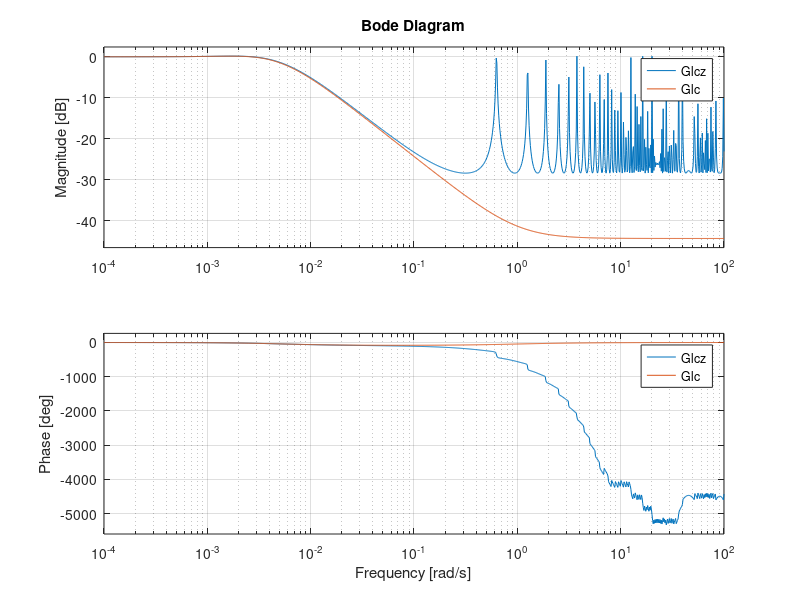

This chart was generated by the following MATLAB code:
s=tf('s');
Gp=0.92935/(1+590.8*s);
Kd=3.864; Kp=3.874; Ki=0.009661; 
Gc=tf([Kd Kp Ki],[1 0]); % Gc=0.0096605*(1+s)*(1+400*s)/s
T=10;    % tr/6 < T < tr/20
Kpz=Kp; Kiz=Ki*T/2; Kdz=Kd/T; 
Gpz=c2d(Gp,T,'zoh');
Gcz=tf([(Kpz+Kiz+Kdz) (-Kpz+Kiz-2*Kdz) Kdz],[1 -1 0],T);
Glaz=Gpz*Gcz; Gla=Gp*Gc;
Glcz=feedback(Glaz,1); Glc=feedback(Gla,1);
step(Gpz,Glcz,Glc)
pause
margin(Glcz)
pause
bode(Glcz,Glc)